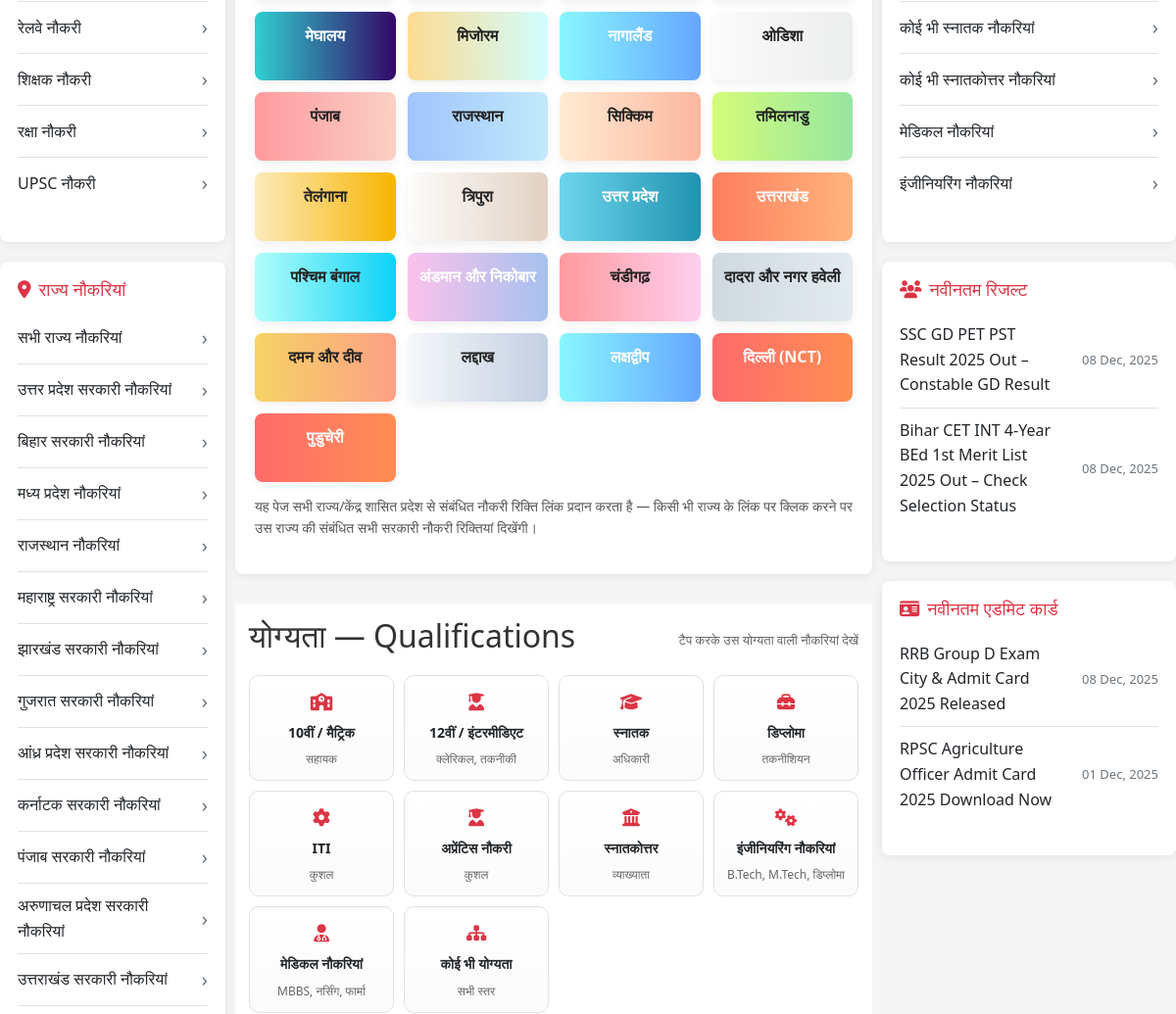
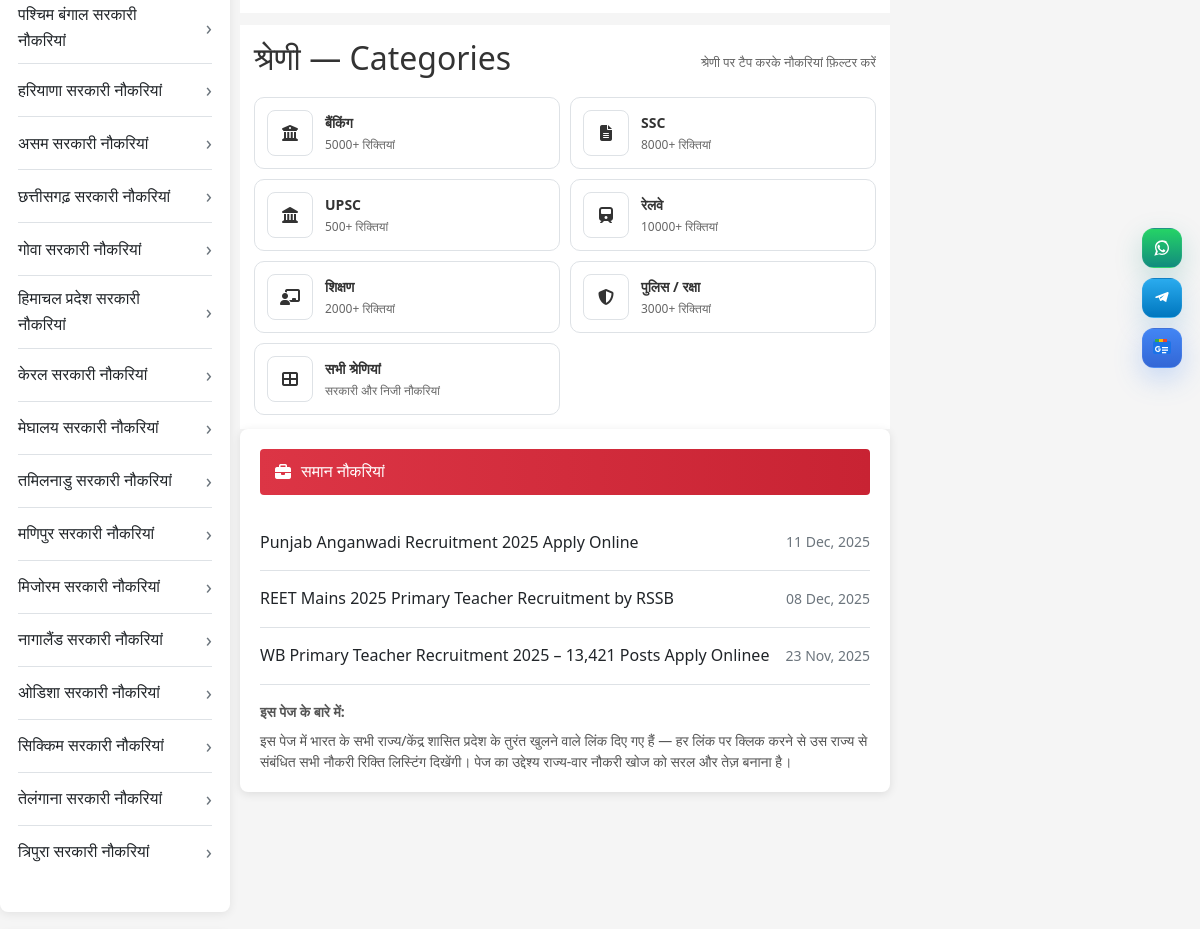
/state-government-jobs/ (middle part), run on an earlier commit of the app's database (2 pictures, top to bottom).
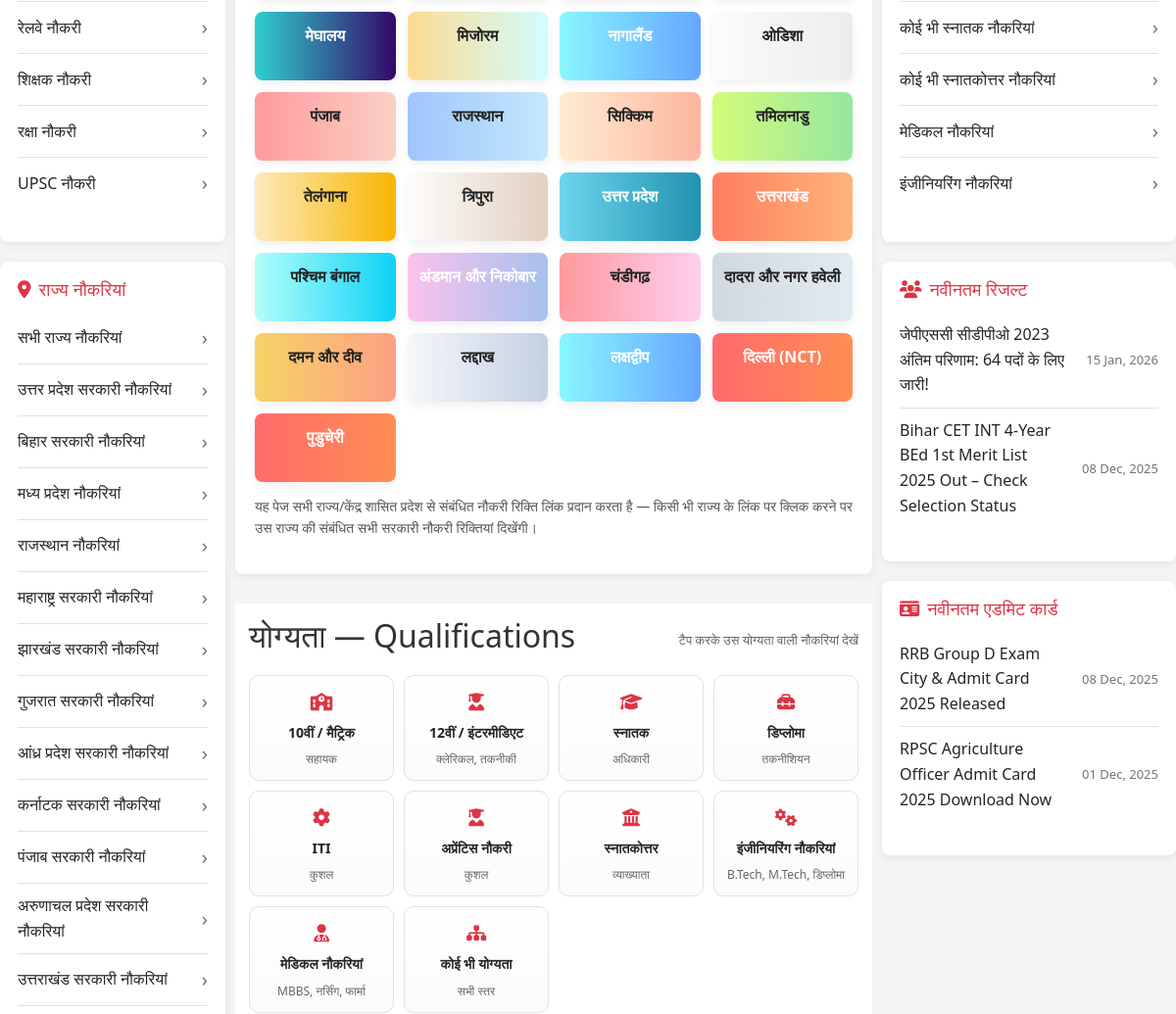
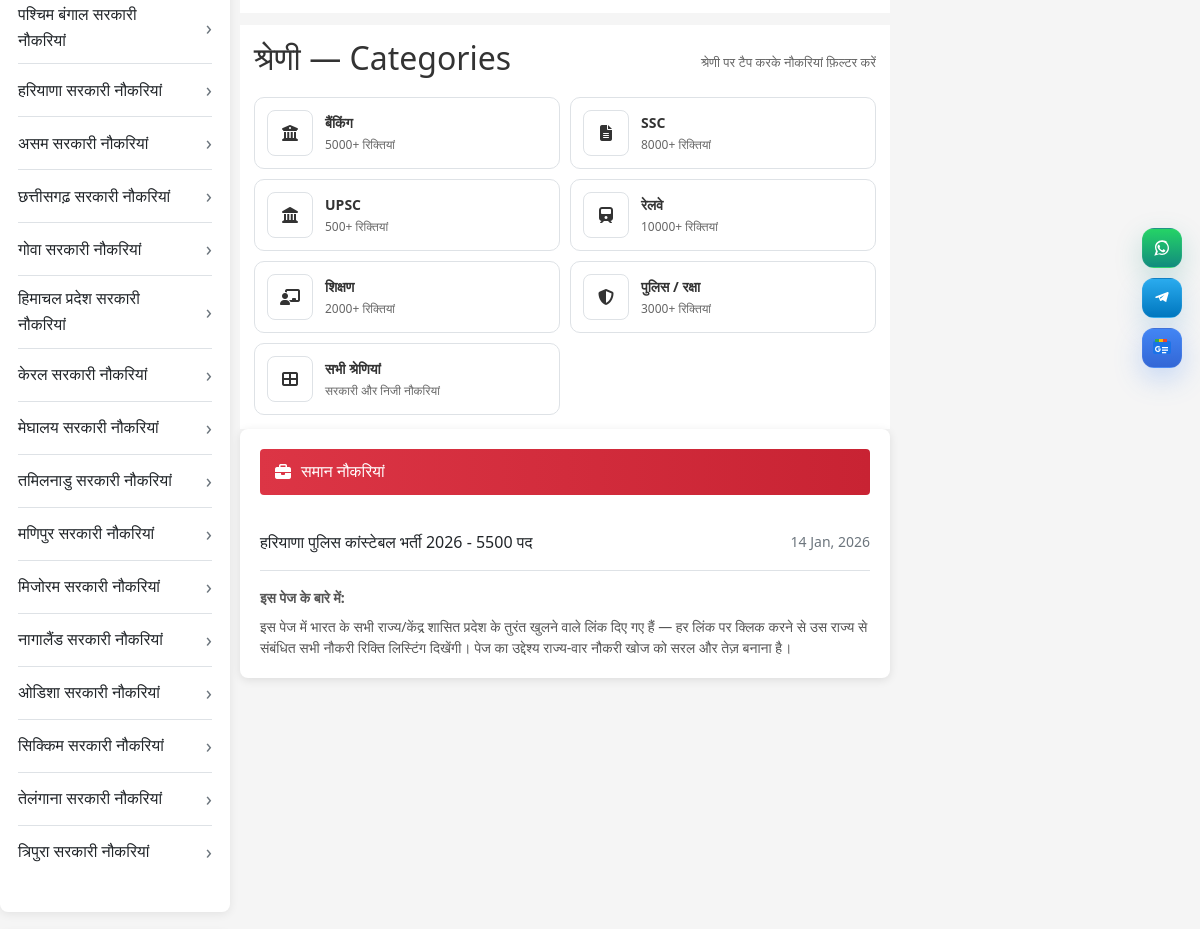
And on a later commit of the database (2 pictures, top to bottom).
### firstapp/models.py (models this page shows, shortened)
class Job(models.Model):
    STATUS_CHOICES = (
        ('draft', 'Draft'),
        ('published', 'Published'),
    )
    title = models.CharField(max_length=550)
    slug = models.SlugField(max_length=500, unique=True, blank=True)
    description = models.TextField()
    keywords = models.TextField(blank=True, help_text="Enter SEO keywords separated by comma. Example: government jobs, wb primary teacher, latest jobs 2025")
    tag = models.CharField(max_length=250)
    category = models.CharField(max_length=100, blank=True, null=True)
    h1 = CKEditor5Field('h1', config_name='default')  # 'default' वही config_name है
    author = CKEditor5Field('author', config_name='default')  # 'default' वही config_name है
    extra_information = CKEditor5Field('extra_information', config_name='default')  # 'default' वही config_name है
    overview = CKEditor5Field('overview', config_name='default')  # 'default' वही config_name है
    important_dates = CKEditor5Field('important_dates', config_name='default')  # 'default' वही config_name है
    vacancy_details = CKEditor5Field('vacancy_details', config_name='default')  # 'default' वही config_name है
    eligibillity_criteria = CKEditor5Field('eligibillity_criteria', config_name='default')  # 'default' वही config_name है
    application_fee = CKEditor5Field('application_fee', config_name='default')  # 'default' वही config_name है
    selection_process = CKEditor5Field('selection_process', config_name='default')  # 'default' वही config_name है
    salary_structure = CKEditor5Field('salary_structure', config_name='default')  # 'default' वही config_name है
    How_to_appply = CKEditor5Field('How_to_appply', config_name='default')  # 'default' वही config_name है
    important_link = CKEditor5Field('important_link', config_name='default')  # 'default' वही config_name है
    faq_q1 = models.CharField(max_length=555, blank=True, null=True)
    faq_a1 = models.TextField(blank=True, null=True)
    faq_q2 = models.CharField(max_length=555, blank=True, null=True)
    faq_a2 = models.TextField(blank=True, null=True)
    faq_q3 = models.CharField(max_length=555, blank=True, null=True)
    faq_a3 = models.TextField(blank=True, null=True)
    faq_q4 = models.CharField(max_length=555, blank=True, null=True)
    faq_a4 = models.TextField(blank=True, null=True)
    faq_q5 = models.CharField(max_length=555, blank=True, null=True)
    faq_a5 = models.TextField(blank=True, null=True)
    faq_q6 = models.CharField(max_length=555, blank=True, null=True)
    faq_a6 = models.TextField(blank=True, null=True)
    faq_q7 = models.CharField(max_length=555, blank=True, null=True)
    faq_a7 = models.TextField(blank=True, null=True)
    faq_q8 = models.CharField(max_length=555, blank=True, null=True)
    faq_a8 = models.TextField(blank=True, null=True)
    faq_q9 = models.CharField(max_length=555, blank=True, null=True)
    faq_a9 = models.TextField(blank=True, null=True)
    faq_q10 = models.CharField(max_length=555, blank=True, null=True)
    faq_a10 = models.TextField(blank=True, null=True)
    image = models.ImageField(upload_to='og_images/', blank=True, null=True, help_text="Open Graph image for social sharing")
    image_alt = models.CharField(max_length=1000,blank=True,null=True,help_text="Alternate text for OG Image (used in og:image:alt)")
    published_date = models.DateTimeField(default=timezone.now)
    is_active = models.BooleanField(default=True)
    status = models.CharField(max_length=20, choices=STATUS_CHOICES, default='draft')

class Result(models.Model):
    STATUS_CHOICES = (
        ('draft', 'Draft'),
        ('published', 'Published'),
    )
    title = models.CharField(max_length=550)
    slug = models.SlugField(max_length=500, unique=True, blank=True)
    description = models.TextField()
    keywords = models.TextField(blank=True, help_text="Enter SEO keywords separated by comma. Example: government jobs, wb primary teacher, latest jobs 2025")
    tag = models.CharField(max_length=250)
    category = models.CharField(max_length=100, blank=True, null=True)
    h1 = CKEditor5Field('h1', config_name='default')  # 'default' वही config_name है
    author = CKEditor5Field('author', config_name='default')  # 'default' वही config_name है
    extra_information = CKEditor5Field('extra_information', config_name='default')  # 'default' वही config_name है
    overview = CKEditor5Field('overview', config_name='default')  # 'default' वही config_name है
    important_dates = CKEditor5Field('important_dates', config_name='default')  # 'default' वही config_name है
    vacancy_details = CKEditor5Field('vacancy_details', config_name='default')  # 'default' वही config_name है
    salary_structure = CKEditor5Field('salary_structure', config_name='default')  # 'default' वही config_name है
    eligibillity_criteria = CKEditor5Field('eligibillity_criteria', config_name='default')  # 'default' वही config_name है
    application_fee = CKEditor5Field('application_fee', config_name='default')  # 'default' वही config_name है
    selection_process = CKEditor5Field('selection_process', config_name='default')  # 'default' वही config_name है
    download_result = CKEditor5Field('download_result', config_name='default')  # 'default' वही config_name है
    cutoff_Marks = CKEditor5Field('cutoff_Marks', config_name='default')  # 'default' वही config_name है
    important_link = CKEditor5Field('important_link', config_name='default')  # 'default' वही config_name है
    faq_q1 = models.CharField(max_length=555, blank=True, null=True)
    faq_a1 = models.TextField(blank=True, null=True)
    faq_q2 = models.CharField(max_length=555, blank=True, null=True)
    faq_a2 = models.TextField(blank=True, null=True)
    faq_q3 = models.CharField(max_length=555, blank=True, null=True)
    faq_a3 = models.TextField(blank=True, null=True)
    faq_q4 = models.CharField(max_length=555, blank=True, null=True)
    faq_a4 = models.TextField(blank=True, null=True)
    faq_q5 = models.CharField(max_length=555, blank=True, null=True)
    faq_a5 = models.TextField(blank=True, null=True)
    faq_q6 = models.CharField(max_length=555, blank=True, null=True)
    faq_a6 = models.TextField(blank=True, null=True)
    faq_q7 = models.CharField(max_length=555, blank=True, null=True)
    faq_a7 = models.TextField(blank=True, null=True)
    faq_q8 = models.CharField(max_length=555, blank=True, null=True)
    faq_a8 = models.TextField(blank=True, null=True)
    faq_q9 = models.CharField(max_length=555, blank=True, null=True)
    faq_a9 = models.TextField(blank=True, null=True)
    faq_q10 = models.CharField(max_length=555, blank=True, null=True)
    faq_a10 = models.TextField(blank=True, null=True)
    image = models.ImageField(upload_to='og_images/', blank=True, null=True, help_text="Open Graph image for social sharing")
    image_alt = models.CharField(max_length=1000,blank=True,null=True,help_text="Alternate text for OG Image (used in og:image:alt)")
    published_date = models.DateTimeField(default=timezone.now)
    is_active = models.BooleanField(default=True)
    status = models.CharField(max_length=20, choices=STATUS_CHOICES, default='draft')

class Admitcard(models.Model):
    STATUS_CHOICES = (
        ('draft', 'Draft'),
        ('published', 'Published'),
    )
    title = models.CharField(max_length=550)
    slug = models.SlugField(max_length=500, unique=True, blank=True)
    description = models.TextField()
    keywords = models.TextField(blank=True, help_text="Enter SEO keywords separated by comma. Example: government jobs, wb primary teacher, latest jobs 2025")
    tag = models.CharField(max_length=250)
    category = models.CharField(max_length=100, blank=True, null=True)
    h1 = CKEditor5Field('h1', config_name='default')  # 'default' वही config_name है
    author = CKEditor5Field('author', config_name='default')  # 'default' वही config_name है
    extra_information = CKEditor5Field('extra_information', config_name='default')  # 'default' वही config_name है
    overview = CKEditor5Field('overview', config_name='default')  # 'default' वही config_name है
    important_dates = CKEditor5Field('important_dates', config_name='default')  # 'default' वही config_name है
    vacancy_details = CKEditor5Field('vacancy_details', config_name='default')  # 'default' वही config_name है
    eligibillity_criteria = CKEditor5Field('eligibillity_criteria', config_name='default')  # 'default' वही config_name है
    application_fee = CKEditor5Field('application_fee', config_name='default')  # 'default' वही config_name है
    selection_process = CKEditor5Field('selection_process', config_name='default')  # 'default' वही config_name है
    salary_structure = CKEditor5Field('salary_structure', config_name='default')  # 'default' वही config_name है
    check_download = CKEditor5Field('check_download', config_name='default')  # 'default' वही config_name है
    important_link = CKEditor5Field('important_link', config_name='default')  # 'default' वही config_name है
    faq_q1 = models.CharField(max_length=555, blank=True, null=True)
    faq_a1 = models.TextField(blank=True, null=True)
    faq_q2 = models.CharField(max_length=555, blank=True, null=True)
    faq_a2 = models.TextField(blank=True, null=True)
    faq_q3 = models.CharField(max_length=555, blank=True, null=True)
    faq_a3 = models.TextField(blank=True, null=True)
    faq_q4 = models.CharField(max_length=555, blank=True, null=True)
    faq_a4 = models.TextField(blank=True, null=True)
    faq_q5 = models.CharField(max_length=555, blank=True, null=True)
    faq_a5 = models.TextField(blank=True, null=True)
    faq_q6 = models.CharField(max_length=555, blank=True, null=True)
    faq_a6 = models.TextField(blank=True, null=True)
    faq_q7 = models.CharField(max_length=555, blank=True, null=True)
    faq_a7 = models.TextField(blank=True, null=True)
    faq_q8 = models.CharField(max_length=555, blank=True, null=True)
    faq_a8 = models.TextField(blank=True, null=True)
    faq_q9 = models.CharField(max_length=555, blank=True, null=True)
    faq_a9 = models.TextField(blank=True, null=True)
    faq_q10 = models.CharField(max_length=555, blank=True, null=True)
    faq_a10 = models.TextField(blank=True, null=True)
    image = models.ImageField(upload_to='og_images/', blank=True, null=True, help_text="Open Graph image for social sharing")
    image_alt = models.CharField(max_length=1000,blank=True,null=True,help_text="Alternate text for OG Image (used in og:image:alt)")
    published_date = models.DateTimeField(default=timezone.now)
    is_active = models.BooleanField(default=True)
    status = models.CharField(max_length=20, choices=STATUS_CHOICES, default='draft')

### firstapp/views.py (the view)
# urls.py: path("state-government-jobs/", views.all_state_govt_job, name="all-state-govt-job"),
def all_state_govt_job(request):
 latest_results = Result.objects.filter(status='published', is_active=True).order_by("-published_date")[:10]  # latest 10 job
 latest_admitcards = Admitcard.objects.filter(status='published', is_active=True).order_by("-published_date")[:10]  # latest 10 job
 latest_jobs = Job.objects.filter(status='published', is_active=True).order_by('-published_date')[:15]  # latest 10 job
 return render(request, 'state/allstategovjob.html', {"latest_results": latest_results, "latest_admitcards": latest_admitcards,"latest_jobs":latest_jobs,})

### templates/state/allstategovjob.html (shortened to what the changed rows need)
{% extends "base.html" %}
{% load static %}
  {% block content %}
  <main class="layout-grid container" role="main" aria-label="Main content and sidebars">
    <div class="content-area">
      <section class="qualifications-section" aria-labelledby="qual-title" style="margin-top:12px;">
        <div class="qual-header">
          <h2 id="qual-title">योग्यता — Qualifications</h2>
        </div>
      </section>
      <section class="category-section" aria-labelledby="cat-title" style="margin-top:12px;">
        <div class="category-header">
          <h2 id="cat-title">श्रेणी — Categories</h2>
        </div>
      </section>
      <div class="related-jobs">
     {% for job in latest_jobs %}
        <div class="related-job-item">
          <a href="/latest-jobs/{{ job.slug }}/" target="_blank" class="related-job-title">{{ job.title }}</a>
          <span class="related-job-date">{{ job.published_date|date:"d M, Y" }}</span>
        </div>
        {% endfor %}
      </div>
    </div>
    <aside class="right-sidebar" aria-label="Right sidebar with latest job and similar jobs">
      <div class="sidebar-card" id="similar-jobs-card">
        <ul class="sidebar-list">
         {% for result in latest_results %}
          <li><a href="/results/{{ result.slug }}/" target="_blank" >{{ result.title }}</a><span class="sidebar-meta">{{ result.published_date|date:"d M, Y" }}</span></li>
          {% endfor %}
        </ul>
      </div>
<div class="sidebar-card" id="similar-jobs-card">
        <ul class="sidebar-list">
 {% for admitcard in latest_admitcards %}
          <li><a href="/admit-card/{{ admitcard.slug }}/" target="_blank" >{{ admitcard.title }}</a><span class="sidebar-meta">{{ admitcard.published_date|date:"d M, Y" }}</span></li>
          {% endfor %}
        </ul>
      </div>
    </aside>
  </main>
  {% endblock content %}

What changed in the data, as far as the page shows it:
removed Job: title "Punjab Anganwadi Recruitment 2025 Apply Online", published_date "11 Dec, 2025"
removed Job: title "WB Primary Teacher Recruitment 2025 – 13,421 Posts Apply Onlinee", published_date "23 Nov, 2025"
changed Job: title "REET Mains 2025 Primary Teacher Recruitment by RSSB" → "हरियाणा पुलिस कांस्टेबल भर्ती 2026 - 5500 पद"; published_date "08 Dec, 2025" → "14 Jan, 2026"
changed Result: title "SSC GD PET PST Result 2025 Out – Constable GD Result" → "जेपीएससी सीडीपीओ 2023 अंतिम परिणाम: 64 पदों के लिए जारी!"; published_date "08 Dec, 2025" → "15 Jan, 2026"
